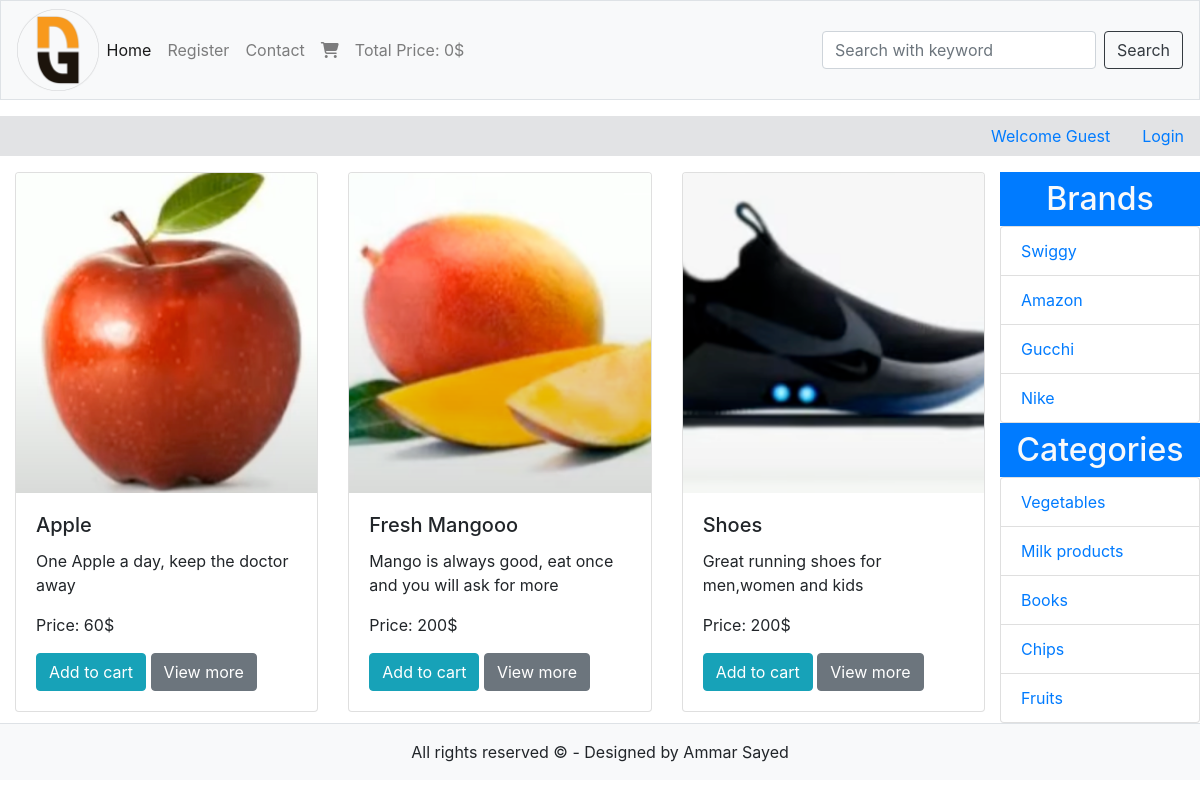
The page / on the database its author committed.
### tables this page shows
CREATE TABLE `products` (
  `pr_id` int(11) NOT NULL,
  `pr_title` varchar(100) NOT NULL,
  `pr_description` varchar(255) NOT NULL,
  `pr_keywords` varchar(255) NOT NULL,
  `cat_id` int(11) NOT NULL,
  `br_id` int(11) NOT NULL,
  `pr_img1` varchar(255) NOT NULL,
  `pr_img2` varchar(255) NOT NULL,
  `pr_img3` varchar(255) NOT NULL,
  `pr_price` double NOT NULL,
  `date` timestamp NOT NULL DEFAULT current_timestamp() ON UPDATE current_timestamp(),
  `status` varchar(100) NOT NULL
);

CREATE TABLE `brands` (
  `br_id` int(11) NOT NULL,
  `br_title` varchar(100) NOT NULL
);

CREATE TABLE `categories` (
  `cat_id` int(11) NOT NULL,
  `cat_title` varchar(100) NOT NULL
);

### functions/common_function.php (the view, shortened to what this page needs)
<?php
include(__DIR__ . "/../includes/connect.php");
function handle_filters()
{
    global $con;
    $select_query = '';
    if (isset($_GET['category'])) {
        $cat_id = $_GET['category'];
        $select_query = "SELECT * FROM products WHERE cat_id = $cat_id ORDER BY pr_title";
    } elseif (isset($_GET['brand'])) {
        $br_id = $_GET['brand'];
        $select_query = "SELECT * FROM products WHERE br_id = $br_id ORDER BY pr_title";
    } elseif (isset($_GET['keywords'])) {
        $keywords = $_GET['keywords'];
        $select_query = "SELECT * FROM products WHERE pr_keywords LIKE '%$keywords%' ORDER BY pr_title";
    } elseif (isset($_GET['product_id'])) {
        $product_id = $_GET['product_id'];
        $select_query = "SELECT * FROM products WHERE pr_id = $product_id";
    } else {
        $select_query = "SELECT * FROM products ORDER BY pr_title LIMIT 0,9";
    }
    return mysqli_query($con, $select_query);
}
function get_products()
{
    $result_query = handle_filters();
    while ($row = mysqli_fetch_assoc($result_query)) {
        $product_id = $row['pr_id'];
        $product_title = $row['pr_title'];
        $product_description = $row['pr_description'];
        $product_price = $row['pr_price'];
        $product_image1 = $row['pr_img1'];
        echo
        "
        <div class='col-md-4 mb-2'>
            <div class='card'>
                <img src='./admin/product_images/$product_image1' class='card-img-top' alt='$product_title'>
                <div class='card-body'>
                    <h5 class='card-title'>$product_title</h5>
                    <p class='card-text'>$product_description</p>
                    <p class='card-text'>Price: $product_price$</p>
                    <a href='index.php?add_to_cart=$product_id' class='btn btn-info'>Add to cart</a>
                    <a href='index.php?product_id=$product_id' class='btn btn-secondary'>View more</a>
                </div>
            </div>
        </div>
        ";
    }
}
function getBrands()
{
    global $con;
    $select_brands = "select * from `brands`";
    $result_brands = mysqli_query($con, $select_brands);
    while ($row_data = mysqli_fetch_assoc($result_brands)) {
        $brand_title = $row_data['br_title'];
        $brand_id = $row_data['br_id'];
        echo "
        <li class='list-group-item'>
            <a href='index.php?brand=$brand_id'> $brand_title </a>
        </li>
        ";
    }
}
function getCategories()
{
    global $con;
    $select_categories = "select * from `categories`";
    $result_categories = mysqli_query($con, $select_categories);
    while ($row_data = mysqli_fetch_assoc($result_categories)) {
        $category_title = $row_data['cat_title'];
        $category_id = $row_data['cat_id'];
        echo "
            <li class='list-group-item'>
                <a href='index.php?category=$category_id'> $category_title </a>
            </li>
        ";
    }
}

### index.php (shortened to what this page needs)
<?php
include("./functions/common_function.php");
?>
<!DOCTYPE html>
<html lang="en" class="h-100">
<head>
    <link rel="stylesheet" href="https://cdn.jsdelivr.net/npm/bootstrap@4.6.2/dist/css/bootstrap.min.css">
    <link rel="stylesheet" href="https://cdnjs.cloudflare.com/ajax/libs/font-awesome/6.7.2/css/all.min.css" />
    <link rel="stylesheet" href="./style.css">
</head>
<body class="d-flex flex-column h-100">
    <div class="container-fluid p-0">
        <nav class=" navbar navbar-expand-lg navbar-light border bg-light">
            <img class="logo" src="./images/ng.png" alt="logo">
            <div class="collapse navbar-collapse" id="navbarSupportedContent">
                <ul class="navbar-nav mr-auto ">
                    <li class="nav-item active">
                        <a class="nav-link" href="index.php">Home <span class="sr-only">(current)</span></a>
                    </li>
                    <li class="nav-item">
                        <a class="nav-link" href="./users/register.php">
                            <?php
                            if (isset($_SESSION['usr_name'])) {
                                echo "";
                            } else {
                                echo "Register";
                            }
                            ?>
                        </a>
                    </li>
                    <li class="nav-item">
                        <a class="nav-link" href="#">Contact</a>
                    </li>
                    <li class="nav-item">
                        <a class="nav-link" href="cart.php"><i class="fa-solid fa-cart-shopping"></i>
                        </a>
                    </li>
                    <li class="nav-item">
                        <a class="nav-link" href="#">Total Price: <?php print_r(get_cart_total() . "$")  ?></a>
                    </li>
                </ul>
                <form class="form-inline my-2 my-lg-0">
                    <input class="form-control mr-sm-2" type="search" placeholder="Search with keyword" aria-label="Search" name="keywords">
                    <input type="submit" value="Search" class="btn btn-outline-dark">
                </form>
            </div>
        </nav>
        <nav class="my-3 alert-secondary">
            <ul class="nav justify-content-end me-auto">
                <li class="nav-item">
                    <a class="nav-link" href="./users/profile.php">Welcome
                        <?php
                        if (isset($_SESSION['usr_name'])) {
                            echo $_SESSION['usr_name'];
                        } else {
                            echo "Guest";
                        }
                        ?>
                    </a>
                </li>
                <li class="nav-item">
                    <?php
                    if (isset($_SESSION['usr_name'])) {
                        echo "<a class='nav-link' href='users/logout.php'>Logout</a>";
                    } else {
                        echo "<a class='nav-link' href='users/login.php'>Login</a>";
                    }
                    ?>
                </li>
            </ul>
        </nav>
        <div class="container-fluid mx-auto row p-0">
            <div class="col-10 p-0">
                <div class="row mx-auto">
                    <?php
                    if (isset($_GET['product_id'])) get_single_product();
                    else get_products();
                    ?>
                </div>
            </div>
            <div class="col-2 p-0">
                <div class="accordion" id="accordionExample">
                    <div class="list">
                        <div class="" id="headingOne">
                            <h2 class="mb-0">
                                <div class="bg-primary text-light text-center" data-toggle="collapse" data-target="#collapse1" aria-expanded="true" aria-controls="collapse1">
                                    <p class="p-2 m-0">Brands</p>
                                </div>
                            </h2>
                        </div>
                        <div id="collapse1" class="collapse show" aria-labelledby="headingOne" data-parent="#accordionExample">
                            <div class="">
                                <ul class="list-group">
                                    <?php
                                    getBrands();
                                    ?>
                                </ul>
                            </div>
                        </div>
                    </div>
                    <div class="accordion" id="accordionExample">
                        <div class=" list">
                            <div class="" id="headingOne">
                                <h2 class="mb-0">
                                    <div class=" bg-primary text-light text-center" type="button" data-toggle="collapse" data-target="#collapse2" aria-expanded="true" aria-controls="collapse2">
                                        <p class="p-2 m-0">Categories</p>
                                    </div>
                                </h2>
                            </div>
                            <div id="collapse2" class="collapse show" aria-labelledby="headingOne" data-parent="#accordionExample">
                                <div class="">
                                    <ul class="list-group">
                                        <?php
                                        getCategories();
                                        ?>
                                    </ul>
                                </div>
                            </div>
                        </div>
                    </div>
                </div>
            </div>
        </div>
        <?php include("./footer.php") ?>
</body>
</html>

### footer.php (shortened to what this page needs)
<footer class="footer bg-light mt-auto py-3 text-center border-top">
    <p class="m-0">All rights reserved © - Designed by Ammar Sayed</p>
</footer>

### style.css (style rules this page uses)
* { margin: 0; padding: 0; box-sizing: border-box; }
img.logo { width: 7%; }
.card-img-top { width: 100%; height: 320px; object-fit: cover; }

### rows shown on the page
products: pr_img1 (picture), pr_title "Apple", pr_description "One Apple a day, keep the doctor away", pr_price "60"
products: pr_img1 (picture), pr_title "Fresh Mangooo", pr_description "Mango is always good, eat once and you will ask for more", pr_price "200"
products: pr_img1 (picture), pr_title "Shoes", pr_description "Great running shoes for men,women and kids", pr_price "200"
brands: br_title "Swiggy"
brands: br_title "Amazon"
brands: br_title "Gucchi"
brands: br_title "Nike"
categories: cat_title "Vegetables"
categories: cat_title "Milk products"
categories: cat_title "Books"
categories: cat_title "Chips"
categories: cat_title "Fruits"
